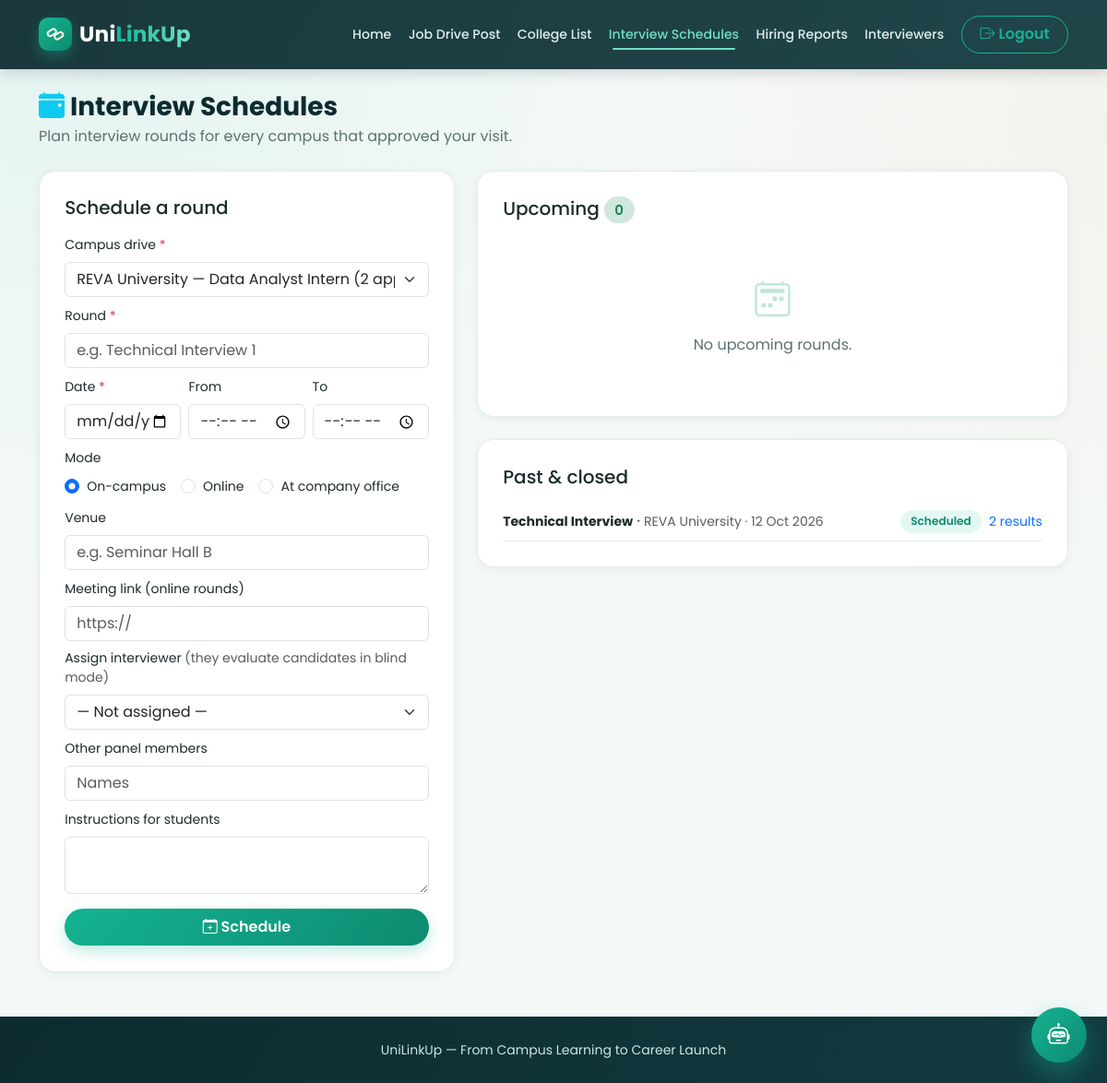
Screenshot of /company/interviews (signed in) with the database file from the repository.
### tables this page shows
CREATE TABLE interview_schedules (
    id INTEGER PRIMARY KEY AUTOINCREMENT,
    company_id INTEGER NOT NULL REFERENCES companies(id),
    visit_request_id INTEGER NOT NULL REFERENCES visit_requests(id),
    round_name TEXT NOT NULL,
    interview_date TEXT NOT NULL,
    start_time TEXT,
    end_time TEXT,
    mode TEXT DEFAULT 'On-campus',
    venue TEXT,
    meeting_link TEXT,
    panel TEXT,
    notes TEXT,
    status TEXT DEFAULT 'scheduled',
    created_at TEXT DEFAULT CURRENT_TIMESTAMP
, interviewer_id INTEGER REFERENCES interviewers(id));

CREATE TABLE colleges (
    id INTEGER PRIMARY KEY AUTOINCREMENT,
    name TEXT NOT NULL,
    established_year INTEGER,
    official_email TEXT UNIQUE NOT NULL,
    password_hash TEXT NOT NULL,
    created_at TEXT DEFAULT CURRENT_TIMESTAMP
);

### app.py (the view, shortened to what this page needs)
@app.route('/company/interviews', methods=['GET', 'POST'])
@company_login_required
def company_interviews():
    company = current_company()
    visits = [r for r in _company_visit_requests(company['id']) if r['status'] == 'approved']
    schedules = dbm.query_db("""
        SELECT s.*, c.name AS college_name, jp.title AS job_title, vr.company_visit_id,
               (SELECT COUNT(*) FROM interview_reports r WHERE r.schedule_id = s.id) AS report_count,
               iv.name AS interviewer_name
        FROM interview_schedules s
        LEFT JOIN interviewers iv ON iv.id = s.interviewer_id
        JOIN visit_requests vr ON vr.id = s.visit_request_id
        JOIN colleges c ON c.id = vr.college_id
        JOIN job_posts jp ON jp.id = vr.job_post_id
        WHERE s.company_id = ?
        ORDER BY s.interview_date DESC, s.start_time
    """, (company['id'],))
    today = date.today().isoformat()
    upcoming = [s for s in schedules if s['status'] == 'scheduled' and s['interview_date'] >= today]
    upcoming.sort(key=lambda s: (s['interview_date'], s['start_time'] or ''))
    past = [s for s in schedules if s not in upcoming]
    applicants = {v['id']: len(_drive_applicants(v)) for v in visits}
    interviewers = dbm.query_db("SELECT * FROM interviewers WHERE company_id = ? AND is_active = 1 ORDER BY name",
                                (company['id'],))
    return render_template('company_interviews.html', company=company, visits=visits, upcoming=upcoming,
                           past=past, applicants=applicants, today=today, interviewers=interviewers)

### app.py (called while the page is built)
def parse_date(value):
    return datetime.strptime(value, '%Y-%m-%d').date() if value else None

@app.template_filter('fmt_date')
def fmt_date(value, fmt='%d %b %Y'):
    d = parse_date(value)
    return d.strftime(fmt) if d else ''

def company_login_required(f):
    @wraps(f)
    def wrapper(*args, **kwargs):
        if session.get('role') != 'company':
            flash('Please log in with your company account.', 'warning')
            return redirect(url_for('company_login'))
        return f(*args, **kwargs)
    return wrapper

def current_company():
    if session.get('role') == 'company':
        return dbm.query_db("SELECT * FROM companies WHERE id = ?", (session['user_id'],), one=True)
    return None

@app.context_processor
def inject_globals():
    pending_requests = 0
    if session.get('role') == 'employee' and session.get('college_id'):
        row = dbm.query_db("SELECT COUNT(*) AS c FROM visit_requests WHERE college_id = ? AND status = 'pending'",
                           (session['college_id'],), one=True)
        pending_requests = row['c'] if row else 0
    return dict(current_student=current_student, current_employee=current_employee,
                current_faculty=current_faculty, current_company=current_company,
                current_interviewer=current_interviewer,
                pending_company_requests=pending_requests, ASSET_VERSION=ASSET_VERSION)

def _company_visit_requests(company_id):
    return dbm.query_db("""
        SELECT vr.*, c.name AS college_name, jp.title AS job_title, jp.job_type, jp.package_lpa
        FROM visit_requests vr
        JOIN colleges c ON c.id = vr.college_id
        JOIN job_posts jp ON jp.id = vr.job_post_id
        WHERE vr.company_id = ?
        ORDER BY vr.created_at DESC
    """, (company_id,))

def _drive_applicants(visit_request):
    if not visit_request['company_visit_id']:
        return []
    return dbm.query_db("""
        SELECT s.* FROM applications a JOIN students s ON s.id = a.student_id
        WHERE a.company_id = ? ORDER BY s.name
    """, (visit_request['company_visit_id'],))

### db.py (called while the page is built)
def get_db():
    if 'db' not in g:
        g.db = sqlite3.connect(DATABASE)
        g.db.row_factory = sqlite3.Row      # lets us access columns by name, e.g. row['name']
        g.db.execute("PRAGMA foreign_keys = ON")
    return g.db

def query_db(query, args=(), one=False):
    cur = get_db().execute(query, args)
    rows = cur.fetchall()
    cur.close()
    return (rows[0] if rows else None) if one else rows

### templates/company_interviews.html (shortened to what this page needs)
{% extends 'base.html' %}
{% block content %}
<div class="sb-page-head">
  <div>
    <h3><i class="bi bi-calendar-event-fill text-info"></i> Interview Schedules</h3>
    <p>Plan interview rounds for every campus that approved your visit.</p>
  </div>
</div>
<div class="row g-4">
  <div class="col-lg-5">
    <div class="sb-card">
      <h5 class="mb-3">Schedule a round</h5>
      {% if visits %}
      <form method="POST">
        <div class="mb-2">
          <label class="form-label small">Campus drive <span class="text-danger">*</span></label>
          <select name="visit_request_id" class="form-select" required>
            {% for v in visits %}<option value="{{ v.id }}">{{ v.college_name }} — {{ v.job_title }} ({{ applicants.get(v.id, 0) }} applicants)</option>{% endfor %}
          </select>
        </div>
        <div class="mb-2">
          <label class="form-label small">Round <span class="text-danger">*</span></label>
          <input type="text" name="round_name" class="form-control" list="roundNames" required placeholder="e.g. Technical Interview 1">
        </div>
        <div class="row g-2">
          <div class="col-12 col-sm-4"><label class="form-label small">Date <span class="text-danger">*</span></label>
            <input type="date" name="interview_date" min="{{ today }}" class="form-control" required></div>
          <div class="col-6 col-sm-4"><label class="form-label small">From</label><input type="time" name="start_time" class="form-control"></div>
          <div class="col-6 col-sm-4"><label class="form-label small">To</label><input type="time" name="end_time" class="form-control"></div>
        </div>
        <div class="mb-2 mt-2">
          <label class="form-label small">Mode</label>
          <div class="d-flex gap-3">
            {% for m in ['On-campus', 'Online', 'At company office'] %}
            <div class="form-check"><input class="form-check-input" type="radio" name="mode" value="{{ m }}" id="mode{{ loop.index }}" {{ 'checked' if loop.first }}>
              <label class="form-check-label small" for="mode{{ loop.index }}">{{ m }}</label></div>
            {% endfor %}
          </div>
        </div>
        <div class="mb-2"><label class="form-label small">Venue</label><input type="text" name="venue" class="form-control" placeholder="e.g. Seminar Hall B"></div>
        <div class="mb-2"><label class="form-label small">Meeting link (online rounds)</label><input type="url" name="meeting_link" class="form-control" placeholder="https://"></div>
        <div class="mb-2">
          <label class="form-label small">Assign interviewer <span class="text-muted">(they evaluate candidates in blind mode)</span></label>
          <select name="interviewer_id" class="form-select">
            <option value="">— Not assigned —</option>
          </select>
        </div>
        <div class="mb-2"><label class="form-label small">Other panel members</label><input type="text" name="panel" class="form-control" placeholder="Names"></div>
        <div class="mb-2"><label class="form-label small">Instructions for students</label><textarea name="notes" rows="2" class="form-control"></textarea></div>
        <button class="btn sb-btn-primary w-100 mt-2"><i class="bi bi-calendar-plus"></i> Schedule</button>
      </form>
      {% else %}
        <div class="sb-empty"><i class="bi bi-hourglass-split"></i>You can schedule interviews once a college approves your visit request.<br>
          <a href="{{ url_for('company_colleges') }}" class="btn sb-btn-primary btn-sm mt-3">Go to College List</a></div>
      {% endif %}
    </div>
  </div>
  <div class="col-lg-7">
    <div class="sb-card mb-4">
      <h5 class="mb-3">Upcoming <span class="badge bg-success-subtle text-success rounded-pill">{{ upcoming|length }}</span></h5>
      {% for s in upcoming %}
        <div class="sb-item d-flex gap-3">
          <div class="sb-date-tile align-self-start"><div class="d">{{ s.interview_date | fmt_date('%d') }}</div><div class="m">{{ s.interview_date | fmt_date('%b') }}</div></div>
          <div class="flex-grow-1">
            <div class="d-flex justify-content-between flex-wrap gap-2">
              <div><strong>{{ s.round_name }}</strong> <span class="sb-status s-scheduled ms-1">{{ s.mode }}</span><br>
                <small class="text-muted">{{ s.college_name }} · {{ s.job_title }}</small></div>
              <div class="d-flex gap-1 align-items-start">
                <a href="{{ url_for('company_reports', visit=s.visit_request_id) }}#reportForm" class="btn btn-sm sb-btn-primary"><i class="bi bi-pencil-square"></i> Record results</a>
                <form method="POST" action="{{ url_for('update_interview_status', sid=s.id) }}"><input type="hidden" name="status" value="completed"><button class="btn btn-sm sb-btn-outline" title="Mark completed"><i class="bi bi-check2"></i></button></form>
                <form method="POST" action="{{ url_for('update_interview_status', sid=s.id) }}" onsubmit="return confirm('Cancel this round?');"><input type="hidden" name="status" value="cancelled"><button class="btn btn-sm btn-outline-danger" title="Cancel"><i class="bi bi-x"></i></button></form>
              </div>
            </div>
            <div class="small mt-2">
              {% if s.start_time %}<span class="sb-chip"><i class="bi bi-clock"></i> {{ s.start_time }}{% if s.end_time %}–{{ s.end_time }}{% endif %}</span>{% endif %}
              {% if s.venue %}<span class="sb-chip"><i class="bi bi-geo-alt"></i> {{ s.venue }}</span>{% endif %}
              {% if s.meeting_link %}<a class="sb-chip" href="{{ s.meeting_link }}" target="_blank" rel="noopener"><i class="bi bi-camera-video"></i> Join link</a>{% endif %}
              {% if s.panel %}<span class="sb-chip"><i class="bi bi-people"></i> {{ s.panel }}</span>{% endif %}
              <form method="POST" action="{{ url_for('assign_interviewer', sid=s.id) }}" class="d-inline-flex align-items-center gap-1 mt-1">
                <i class="bi bi-person-badge" style="color:#0f7c8c"></i>
                <select name="interviewer_id" class="form-select form-select-sm" style="width:auto" onchange="this.form.submit()" aria-label="Assigned interviewer">
                  <option value="">No interviewer assigned</option>
                  {% for i in interviewers %}<option value="{{ i.id }}" {{ 'selected' if i.id == s.interviewer_id }}>{{ i.name }}</option>{% endfor %}
                </select>
              </form>
              <span class="sb-chip"><i class="bi bi-clipboard-data"></i> {{ s.report_count }} result{{ 's' if s.report_count != 1 }} recorded</span>
            </div>
            {% if s.notes %}<div class="small text-muted mt-1">{{ s.notes }}</div>{% endif %}
          </div>
        </div>
      {% else %}
        <div class="sb-empty"><i class="bi bi-calendar2-week"></i>No upcoming rounds.</div>
      {% endfor %}
    </div>
    <div class="sb-card">
      <h5 class="mb-3">Past &amp; closed</h5>
      {% for s in past %}
        <div class="d-flex justify-content-between align-items-center py-2 border-bottom flex-wrap gap-2" style="border-color:var(--sb-border)!important;">
          <div><strong class="small">{{ s.round_name }}</strong> · <small class="text-muted">{{ s.college_name }} · {{ s.interview_date | fmt_date }}</small></div>
          <div class="d-flex gap-2 align-items-center">
            <span class="sb-status s-{{ s.status }}">{{ s.status }}</span>
            <a href="{{ url_for('company_reports', visit=s.visit_request_id) }}" class="small">{{ s.report_count }} result{{ 's' if s.report_count != 1 }}</a>
          </div>
        </div>
      {% else %}
        <p class="text-muted small mb-0">Nothing here yet.</p>
      {% endfor %}
    </div>
  </div>
</div>
{% endblock %}

### static/css/style.css (style rules this page uses)
:root { --sb-dark: #0d2b2f; --sb-dark-2: #123a3f; --sb-teal: #14b391; --sb-teal-dark: #0e8a70; --sb-teal-light: #6fe0c4; --sb-orange: #e8823c; --sb-orange-dark: #cf6a26; --sb-bg: #f4f9f8; --sb-red: #e15b5b; --sb-amber: #e8a83c; --sb-green: #14b391; --sb-ink: #1c2b2a; --sb-muted: #5c716f; --sb-border: #e1ece9; --sb-shadow-sm: 0 2px 10px rgba(13, 43, 47, 0.06); --sb-shadow-md: 0 10px 30px rgba(13, 43, 47, 0.10); --sb-shadow-lg: 0 18px 50px rgba(13, 43, 47, 0.16); --sb-radius: 18px; --sb-radius-sm: 12px; }
* { box-sizing: border-box; }
body { font-family: 'Poppins', sans-serif; background: var(--sb-bg); background-image: radial-gradient(circle at 8% 0%, rgba(20, 179, 145, 0.07), transparent 40%), radial-gradient(circle at 100% 12%, rgba(232, 130, 60, 0.06), transparent 35%); background-attachment: fixed; color: var(--sb-ink); }
a { text-decoration: none; }
.sb-btn-primary { background: linear-gradient(135deg, var(--sb-teal), var(--sb-teal-dark)); color: #fff !important; border: none; border-radius: 30px; padding: .5rem 1.3rem; font-weight: 600; box-shadow: 0 6px 16px rgba(20, 179, 145, 0.28); transition: transform .15s ease, box-shadow .15s ease, filter .15s ease; }
.sb-card { background: #fff; border-radius: var(--sb-radius); padding: 1.7rem; box-shadow: var(--sb-shadow-sm); height: 100%; border: 1px solid var(--sb-border); transition: transform .18s ease, box-shadow .18s ease; }
.badge { font-weight: 600; letter-spacing: .2px; padding: .45em .75em; }
.sb-pre-animate { opacity: 0; transform: translateY(16px); transition: opacity .5s ease, transform .5s ease; }
.sb-pre-animate.sb-in-view { opacity: 1; transform: translateY(0); }

### static/css/motion.css (style rules this page uses)
.sb-page-head { display: flex; justify-content: space-between; align-items: flex-end; gap: 1rem; flex-wrap: wrap; margin: 1.2rem 0 1.6rem; }
.sb-page-head h3 { font-weight: 700; color: var(--sb-dark); margin: 0; }
.sb-page-head p { color: var(--sb-muted); margin: .2rem 0 0; }
.sb-status { display: inline-flex; align-items: center; gap: .3rem; padding: .22rem .7rem; border-radius: 999px; font-size: .76rem; font-weight: 600; text-transform: capitalize; }
.sb-status.s-approved, .sb-status.s-selected, .sb-status.s-open, .sb-status.s-scheduled { background: #e3f8f2; color: #0e8a70; }
.sb-empty { text-align: center; padding: 2.4rem 1rem; color: var(--sb-muted); }
.sb-empty i { font-size: 2.4rem; color: #bfe6dc; display: block; margin-bottom: .5rem; animation: sbBob 3s ease-in-out infinite; }
.sb-card.mb-4, .sb-card.mb-4 + .sb-card { height: auto; }

### rows the page displays
interview_schedules: round_name "Technical Interview", college_name "REVA University", interview_date|fmt_date "12 Oct 2026", status "Scheduled", report_count "2", report_count "s"

### other values shown
{{ m }} "On-campus" "Online" "At company office"
{{ upcoming|length }} "0"
form field visit_request_id "REVA University — Data Analyst Intern (2 applicants)"
